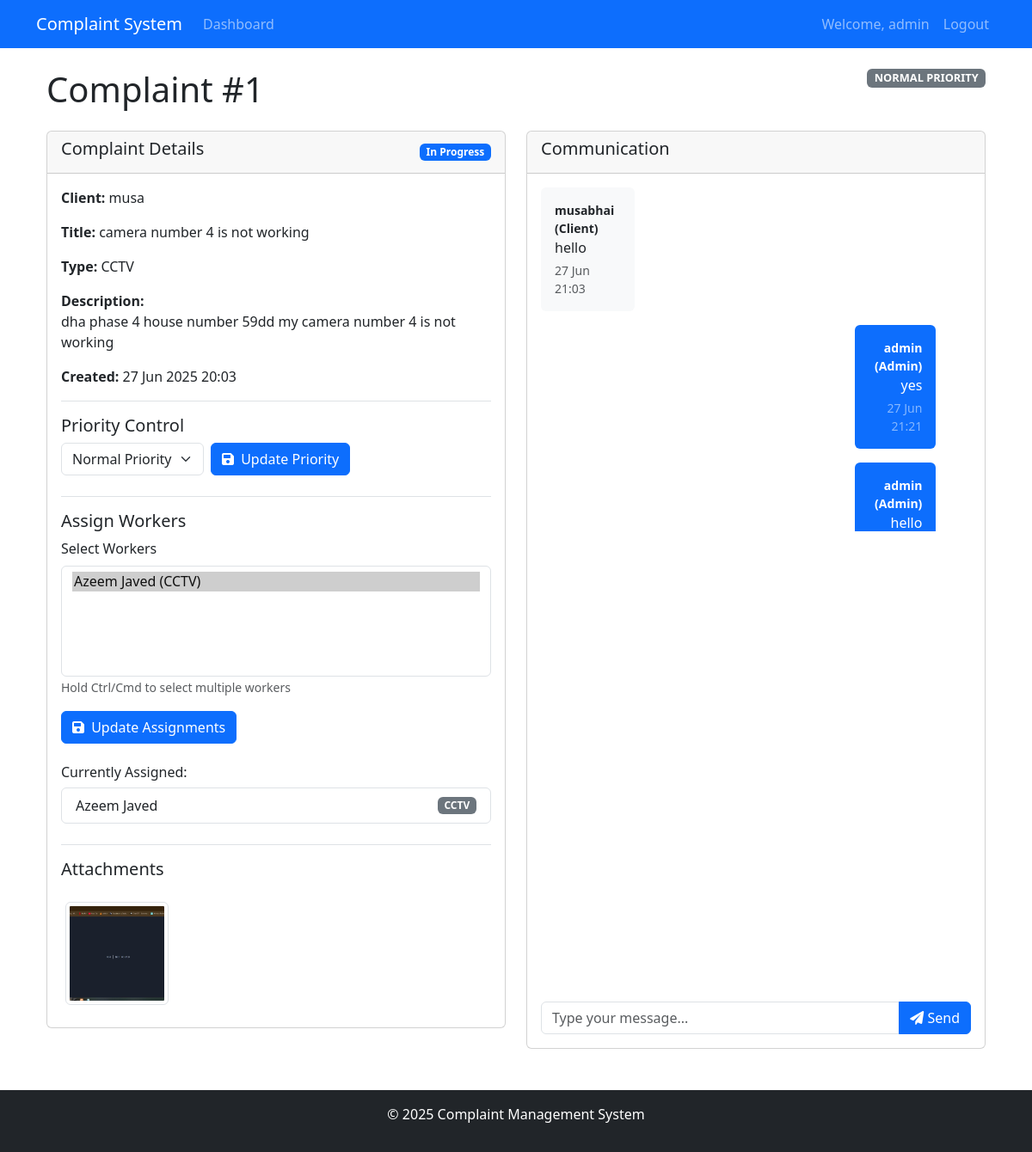
/admin/view_complaint.php?id=1 (signed in), run on the app's committed database.
### tables this page shows
CREATE TABLE `complaints` (
  `id` int(11) NOT NULL,
  `client_id` int(11) NOT NULL,
  `title` varchar(100) NOT NULL,
  `description` text NOT NULL,
  `type` enum('CCTV','Solar','Other') NOT NULL,
  `status` enum('Pending','Assigned','In Progress','Resolved') DEFAULT 'Pending',
  `created_at` timestamp NOT NULL DEFAULT current_timestamp(),
  `version` int(11) DEFAULT 1,
  `priority` varchar(10) DEFAULT 'normal',
  `prioritized_by` int(11) DEFAULT NULL,
  `priority_updated_at` timestamp NULL DEFAULT NULL
);

CREATE TABLE `users` (
  `id` int(11) NOT NULL,
  `username` varchar(50) NOT NULL,
  `email` varchar(100) NOT NULL,
  `password` varchar(255) NOT NULL,
  `role` enum('admin','manager','worker','client') NOT NULL,
  `full_name` varchar(100) DEFAULT NULL,
  `phone` varchar(20) DEFAULT NULL,
  `address` text DEFAULT NULL,
  `specialization` varchar(100) DEFAULT NULL,
  `created_at` timestamp NOT NULL DEFAULT current_timestamp()
);

CREATE TABLE `media` (
  `id` int(11) NOT NULL,
  `complaint_id` int(11) NOT NULL,
  `file_path` varchar(255) NOT NULL,
  `uploaded_by` int(11) NOT NULL,
  `uploaded_at` timestamp NOT NULL DEFAULT current_timestamp()
);

CREATE TABLE `messages` (
  `id` int(11) NOT NULL,
  `complaint_id` int(11) NOT NULL,
  `sender_id` int(11) NOT NULL,
  `message` text NOT NULL,
  `sent_at` timestamp NOT NULL DEFAULT current_timestamp(),
  `read_at` timestamp NULL DEFAULT NULL
);

### admin/view_complaint.php (the view, shortened to what this page needs)
<?php
require '../includes/config.php';
$complaintId = $_GET['id'] ?? 0;
$stmt = $pdo->prepare("
    SELECT c.*, u.full_name as client_name
    FROM complaints c
    JOIN users u ON c.client_id = u.id
    WHERE c.id = ?
");
$stmt->execute([$complaintId]);
$complaint = $stmt->fetch();
$assignedWorkers = $pdo->prepare("
    SELECT u.id, u.full_name, u.specialization
    FROM assignments a
    JOIN users u ON a.worker_id = u.id
    WHERE a.complaint_id = ?
");
$assignedWorkers->execute([$complaintId]);
$assignedWorkerIds = array_column($assignedWorkers->fetchAll(), 'id');
$allWorkers = $pdo->query("SELECT id, full_name, specialization FROM users WHERE role = 'worker' ORDER BY full_name")->fetchAll();
$messages = $pdo->prepare("
    SELECT m.*, u.username as sender_name, u.role as sender_role
    FROM messages m
    JOIN users u ON m.sender_id = u.id
    WHERE m.complaint_id = ?
    ORDER BY m.sent_at
");
$messages->execute([$complaintId]);
$messages = $messages->fetchAll();
$media = $pdo->prepare("SELECT * FROM media WHERE complaint_id = ?");
$media->execute([$complaintId]);
$media = $media->fetchAll();
?>
<?php include '../includes/header.php'; ?>
<link rel="stylesheet" href="https://cdnjs.cloudflare.com/ajax/libs/viewerjs/1.10.5/viewer.min.css">
<link rel="stylesheet" href="https://cdnjs.cloudflare.com/ajax/libs/font-awesome/6.0.0/css/all.min.css">
<div class="container">
    <h1 class="my-4">Complaint #<?= $complaint['id'] ?>
        <?php if ($_SESSION['role'] != 'client'): ?>
            <span class="badge bg-<?= $complaint['priority'] == 'urgent' ? 'danger' : 'secondary' ?> priority-badge float-end">
                <?= strtoupper($complaint['priority']) ?> PRIORITY
            </span>
        <?php endif; ?>
    </h1>
    <div class="row">
        <div class="col-md-6">
            <div class="card mb-4">
                <div class="card-header d-flex justify-content-between align-items-center">
                    <h5>Complaint Details</h5>
                    <span class="badge bg-<?=
                        $complaint['status'] == 'Pending' ? 'warning' :
                        ($complaint['status'] == 'Resolved' ? 'success' : 'primary')
                    ?>">
                        <?= $complaint['status'] ?>
                    </span>
                </div>
                <div class="card-body">
                    <p><strong>Client:</strong> <?= htmlspecialchars($complaint['client_name']) ?></p>
                    <p><strong>Title:</strong> <?= htmlspecialchars($complaint['title']) ?></p>
                    <p><strong>Type:</strong> <?= $complaint['type'] ?></p>
                    <p><strong>Description:</strong><br><?= nl2br(htmlspecialchars($complaint['description'])) ?></p>
                    <p><strong>Created:</strong> <?= date('d M Y H:i', strtotime($complaint['created_at'])) ?></p>
                    <?php if ($_SESSION['role'] != 'client'): ?>
                        <div class="priority-management mt-3 border-top pt-3">
                            <h5>Priority Control</h5>
                            <?php if ($_SESSION['role'] == 'admin' || $_SESSION['role'] == 'manager'): ?>
                                <form method="POST" action="update_priority.php" class="mt-2">
                                    <div class="row g-2 align-items-center">
                                        <div class="col-auto">
                                            <select name="priority" class="form-select priority-selector">
                                                <option value="normal" <?= $complaint['priority'] == 'normal' ? 'selected' : '' ?>>Normal Priority</option>
                                            </select>
                                        </div>
                                        <div class="col-auto">
                                            <button type="submit" class="btn btn-<?= $complaint['priority'] == 'urgent' ? 'danger' : 'primary' ?>">
                                                <i class="fas fa-save me-1"></i> Update Priority
                                            </button>
                                        </div>
                                    </div>
                                </form>
                            <?php else: ?>
                                <div class="alert alert-info mt-2">
                                    Current priority: <strong><?= strtoupper($complaint['priority']) ?></strong>
                                </div>
                            <?php endif; ?>
                        </div>
                    <?php endif; ?>
                    <?php if ($_SESSION['role'] != 'client'): ?>
                        <div class="mt-4 border-top pt-3">
                            <h5>Assign Workers</h5>
                            <form method="POST" class="mb-4">
                                <div class="mb-3">
                                    <label class="form-label">Select Workers</label>
                                    <select name="worker_id[]" class="form-select" multiple size="5" required>
                                        <?php foreach ($allWorkers as $worker): ?>
                                            <option value="<?= $worker['id'] ?>" <?=
                                                in_array($worker['id'], $assignedWorkerIds) ? 'selected' : ''
                                            ?>>
                                                <?= htmlspecialchars($worker['full_name']) ?>
                                                (<?= $worker['specialization'] ?>)
                                            </option>
                                        <?php endforeach; ?>
                                    </select>
                                    <small class="text-muted">Hold Ctrl/Cmd to select multiple workers</small>
                                </div>
                                <button type="submit" name="assign_worker" class="btn btn-primary">
                                    <i class="fas fa-save me-1"></i> Update Assignments
                                </button>
                            </form>
                            <?php if (!empty($assignedWorkerIds)): ?>
                                <div class="assigned-workers">
                                    <h6>Currently Assigned:</h6>
                                    <ul class="list-group">
                                        <?php foreach ($allWorkers as $worker): ?>
                                            <?php if (in_array($worker['id'], $assignedWorkerIds)): ?>
                                                <li class="list-group-item d-flex justify-content-between align-items-center">
                                                    <?= htmlspecialchars($worker['full_name']) ?>
                                                    <span class="badge bg-secondary"><?= $worker['specialization'] ?></span>
                                                </li>
                                            <?php endif; ?>
                                        <?php endforeach; ?>
                                    </ul>
                                </div>
                            <?php endif; ?>
                        </div>
                    <?php endif; ?>
                    <div class="mt-4 border-top pt-3">
                        <h5>Attachments</h5>
                        <div class="media-gallery d-flex flex-wrap gap-3 mt-3">
                            <?php foreach ($media as $file):
                                $fileExt = strtolower(pathinfo($file['file_path'], PATHINFO_EXTENSION));
                                $isImage = in_array($fileExt, ['jpg', 'jpeg', 'png', 'gif']);
                            ?>
                                <?php if ($isImage): ?>
                                    <a href="../uploads/<?= $file['file_path'] ?>" class="media-thumbnail" title="Image Attachment">
                                        <img src="../uploads/<?= $file['file_path'] ?>"
                                             class="img-thumbnail rounded"
                                             style="width: 120px; height: 120px; object-fit: cover;">
                                    </a>
                                <?php else: ?>
                                    <a href="../uploads/<?= $file['file_path'] ?>" class="btn btn-outline-primary" download title="Download File">
                                        <i class="fas fa-file-download me-1"></i> File
                                    </a>
                                <?php endif; ?>
                            <?php endforeach; ?>
                        </div>
                    </div>
                </div>
            </div>
        </div>
        <div class="col-md-6">
            <div class="card h-100">
                <div class="card-header">
                    <h5>Communication</h5>
                </div>
                <div class="card-body d-flex flex-column">
                    <div class="chat-messages flex-grow-1" style="overflow-y: auto; max-height: 400px;">
                        <?php if (empty($messages)): ?>
                            <p class="text-muted text-center mt-4">No messages yet. Start the conversation!</p>
                        <?php else: ?>
                            <?php foreach ($messages as $message): ?>
                                <div class="mb-3 <?= $message['sender_id'] == $_SESSION['user_id'] ? 'text-end' : 'text-start' ?>">
                                    <div class="d-inline-block">
                                        <div class="bg-<?= $message['sender_id'] == $_SESSION['user_id'] ? 'primary' : 'light' ?>
                                            text-<?= $message['sender_id'] == $_SESSION['user_id'] ? 'white' : 'dark' ?>
                                            p-3 rounded" style="max-width: 70%;">
                                            <small class="d-block fw-bold">
                                                <?= $message['sender_name'] ?> (<?= ucfirst($message['sender_role']) ?>)
                                            </small>
                                            <?= nl2br(htmlspecialchars($message['message'])) ?>
                                            <small class="d-block text-<?= $message['sender_id'] == $_SESSION['user_id'] ? 'white-50' : 'muted' ?> mt-1">
                                                <?= date('d M H:i', strtotime($message['sent_at'])) ?>
                                            </small>
                                        </div>
                                    </div>
                                </div>
                            <?php endforeach; ?>
                        <?php endif; ?>
                    </div>
                    <div class="mt-auto">
                        <form method="POST" class="mt-3">
                            <div class="input-group">
                                <input type="text" name="message" class="form-control" placeholder="Type your message..." required>
                                <button type="submit" class="btn btn-primary">
                                    <i class="fas fa-paper-plane"></i> Send
                                </button>
                            </div>
                        </form>
                    </div>
                </div>
            </div>
        </div>
    </div>
</div>
<?php include '../includes/footer.php'; ?>

### includes/header.php (shortened to what this page needs)
<!DOCTYPE html>
<html lang="en">
<head>
    <link href="https://cdn.jsdelivr.net/npm/bootstrap@5.3.0/dist/css/bootstrap.min.css" rel="stylesheet">
    <link rel="stylesheet" href="assets/css/style.css">
</head>
<body>
    <nav class="navbar navbar-expand-lg navbar-dark bg-primary">
        <div class="container">
            <a class="navbar-brand" href="index.php">Complaint System</a>
            <div class="collapse navbar-collapse" id="navbarNav">
                <ul class="navbar-nav me-auto">
                    <?php if(isset($_SESSION['user_id'])): ?>
                        <li class="nav-item">
                            <a class="nav-link" href="<?=
                                ($_SESSION['role'] == 'admin') ? 'admin/dashboard.php' :
                                ($_SESSION['role'] == 'manager' ? 'manager/dashboard.php' :
                                ($_SESSION['role'] == 'worker' ? 'worker/dashboard.php' :
                                'client/dashboard.php'))
                            ?>">Dashboard</a>
                        </li>
                    <?php endif; ?>
                </ul>
                <ul class="navbar-nav">
                    <?php if(isset($_SESSION['user_id'])): ?>
                        <li class="nav-item">
                            <span class="nav-link">Welcome, <?= $_SESSION['username'] ?></span>
                        </li>
                        <li class="nav-item">
                            <a class="nav-link" href="../logout.php">Logout</a>
                        </li>
                    <?php endif; ?>
                </ul>
            </div>
        </div>
    </nav>
    <div class="container mt-4">

### includes/footer.php (shortened to what this page needs)
    </div>
    <footer class="bg-dark text-white text-center p-3 mt-5">
        <p>&copy; <?php echo date('Y'); ?> Complaint Management System</p>
    </footer>
</body>
</html>

### assets/css/style.css (style rules this page uses)
.media-gallery { max-width: 100%; overflow-x: auto; padding: 5px 0; }
.media-thumbnail { display: inline-block; margin: 5px; transition: transform 0.2s; }

### admin/view_complaint.php (style rules this page uses)
.priority-badge { font-size: 0.8rem; padding: 0.35em 0.65em; }
.priority-selector { max-width: 200px; }

### data on the page
complaints: id "1", priority "NORMAL", status "In Progress", client.full_name "musa", title "camera number 4 is not working", type "CCTV", description "dha phase 4 house number 59dd my camera number 4 is not working", created_at "27 Jun 2025 20:03", priority "Normal Priority"
users: full_name "Azeem Javed", specialization "CCTV"
media: file_path (picture)
messages: sender.username "musabhai", sender.role "Client", message "hello", sent_at "27 Jun 21:03"
messages: sender.username "admin", sender.role "Admin", message "yes", sent_at "27 Jun 21:21"
messages: sender.username "admin", sender.role "Admin", message "hello"

### other printed values
$_SESSION['username'] "admin"
form field value "Azeem Javed (CCTV) ☑"
